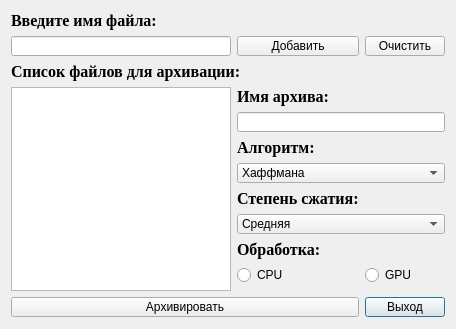
<?xml version="1.0" encoding="UTF-8"?>
<ui version="4.0">
 <class>Dialog_zip</class>
 <widget class="QDialog" name="Dialog_zip">
  <property name="geometry">
   <rect>
    <x>0</x>
    <y>0</y>
    <width>456</width>
    <height>329</height>
   </rect>
  </property>
  <property name="minimumSize">
   <size>
    <width>456</width>
    <height>329</height>
   </size>
  </property>
  <property name="maximumSize">
   <size>
    <width>456</width>
    <height>329</height>
   </size>
  </property>
  <property name="windowTitle">
   <string>Dialog</string>
  </property>
  <layout class="QGridLayout" name="gridLayout">
   <item row="12" column="2">
    <widget class="QPushButton" name="pushButton_3">
     <property name="text">
      <string>Выход</string>
     </property>
    </widget>
   </item>
   <item row="5" column="1">
    <widget class="QLabel" name="label_4">
     <property name="font">
      <font>
       <family>Times New Roman</family>
       <pointsize>12</pointsize>
       <weight>75</weight>
       <bold>true</bold>
      </font>
     </property>
     <property name="text">
      <string>Алгоритм:</string>
     </property>
    </widget>
   </item>
   <item row="12" column="0" colspan="2">
    <widget class="QPushButton" name="pushButton_2">
     <property name="text">
      <string>Архивировать</string>
     </property>
    </widget>
   </item>
   <item row="3" column="0" rowspan="9">
    <widget class="QTextBrowser" name="textBrowser">
     <property name="html">
      <string>&lt;!DOCTYPE HTML PUBLIC &quot;-//W3C//DTD HTML 4.0//EN&quot; &quot;http://www.w3.org/TR/REC-html40/strict.dtd&quot;&gt;
&lt;html&gt;&lt;head&gt;&lt;meta name=&quot;qrichtext&quot; content=&quot;1&quot; /&gt;&lt;style type=&quot;text/css&quot;&gt;
p, li { white-space: pre-wrap; }
&lt;/style&gt;&lt;/head&gt;&lt;body style=&quot; font-family:'MS Shell Dlg 2'; font-size:8.25pt; font-weight:400; font-style:normal;&quot;&gt;
&lt;p style=&quot;-qt-paragraph-type:empty; margin-top:0px; margin-bottom:0px; margin-left:0px; margin-right:0px; -qt-block-indent:0; text-indent:0px;&quot;&gt;&lt;br /&gt;&lt;/p&gt;&lt;/body&gt;&lt;/html&gt;</string>
     </property>
    </widget>
   </item>
   <item row="10" column="1">
    <widget class="QRadioButton" name="radioButton">
     <property name="text">
      <string>CPU</string>
     </property>
    </widget>
   </item>
   <item row="1" column="2">
    <widget class="QPushButton" name="pushButton_4">
     <property name="text">
      <string>Очистить</string>
     </property>
    </widget>
   </item>
   <item row="1" column="1">
    <widget class="QPushButton" name="pushButton">
     <property name="text">
      <string>Добавить</string>
     </property>
    </widget>
   </item>
   <item row="9" column="1">
    <widget class="QLabel" name="label_5">
     <property name="font">
      <font>
       <family>Times New Roman</family>
       <pointsize>12</pointsize>
       <weight>75</weight>
       <bold>true</bold>
      </font>
     </property>
     <property name="text">
      <string>Обработка:</string>
     </property>
    </widget>
   </item>
   <item row="10" column="2">
    <widget class="QRadioButton" name="radioButton_2">
     <property name="text">
      <string>GPU</string>
     </property>
    </widget>
   </item>
   <item row="3" column="1">
    <widget class="QLabel" name="label_3">
     <property name="font">
      <font>
       <family>Times New Roman</family>
       <pointsize>12</pointsize>
       <weight>75</weight>
       <bold>true</bold>
      </font>
     </property>
     <property name="text">
      <string>Имя архива:</string>
     </property>
    </widget>
   </item>
   <item row="0" column="0">
    <widget class="QLabel" name="label">
     <property name="font">
      <font>
       <family>Times New Roman</family>
       <pointsize>12</pointsize>
       <weight>75</weight>
       <bold>true</bold>
      </font>
     </property>
     <property name="text">
      <string>Введите имя файла:</string>
     </property>
    </widget>
   </item>
   <item row="1" column="0">
    <widget class="QLineEdit" name="lineEdit"/>
   </item>
   <item row="7" column="1">
    <widget class="QLabel" name="label_6">
     <property name="font">
      <font>
       <family>Times New Roman</family>
       <pointsize>12</pointsize>
       <weight>75</weight>
       <bold>true</bold>
      </font>
     </property>
     <property name="text">
      <string>Степень сжатия:</string>
     </property>
    </widget>
   </item>
   <item row="8" column="1" colspan="2">
    <widget class="QComboBox" name="comboBox_2">
     <item>
      <property name="text">
       <string>Средняя</string>
      </property>
     </item>
    </widget>
   </item>
   <item row="6" column="1" colspan="2">
    <widget class="QComboBox" name="comboBox">
     <item>
      <property name="text">
       <string>Хаффмана</string>
      </property>
     </item>
     <item>
      <property name="text">
       <string>Нет</string>
      </property>
     </item>
    </widget>
   </item>
   <item row="4" column="1" colspan="2">
    <widget class="QLineEdit" name="lineEdit_2"/>
   </item>
   <item row="2" column="0" colspan="2">
    <widget class="QLabel" name="label_2">
     <property name="font">
      <font>
       <family>Times New Roman</family>
       <pointsize>12</pointsize>
       <weight>75</weight>
       <bold>true</bold>
      </font>
     </property>
     <property name="text">
      <string>Список файлов для архивации:</string>
     </property>
    </widget>
   </item>
  </layout>
 </widget>
 <resources/>
 <connections/>
</ui>
